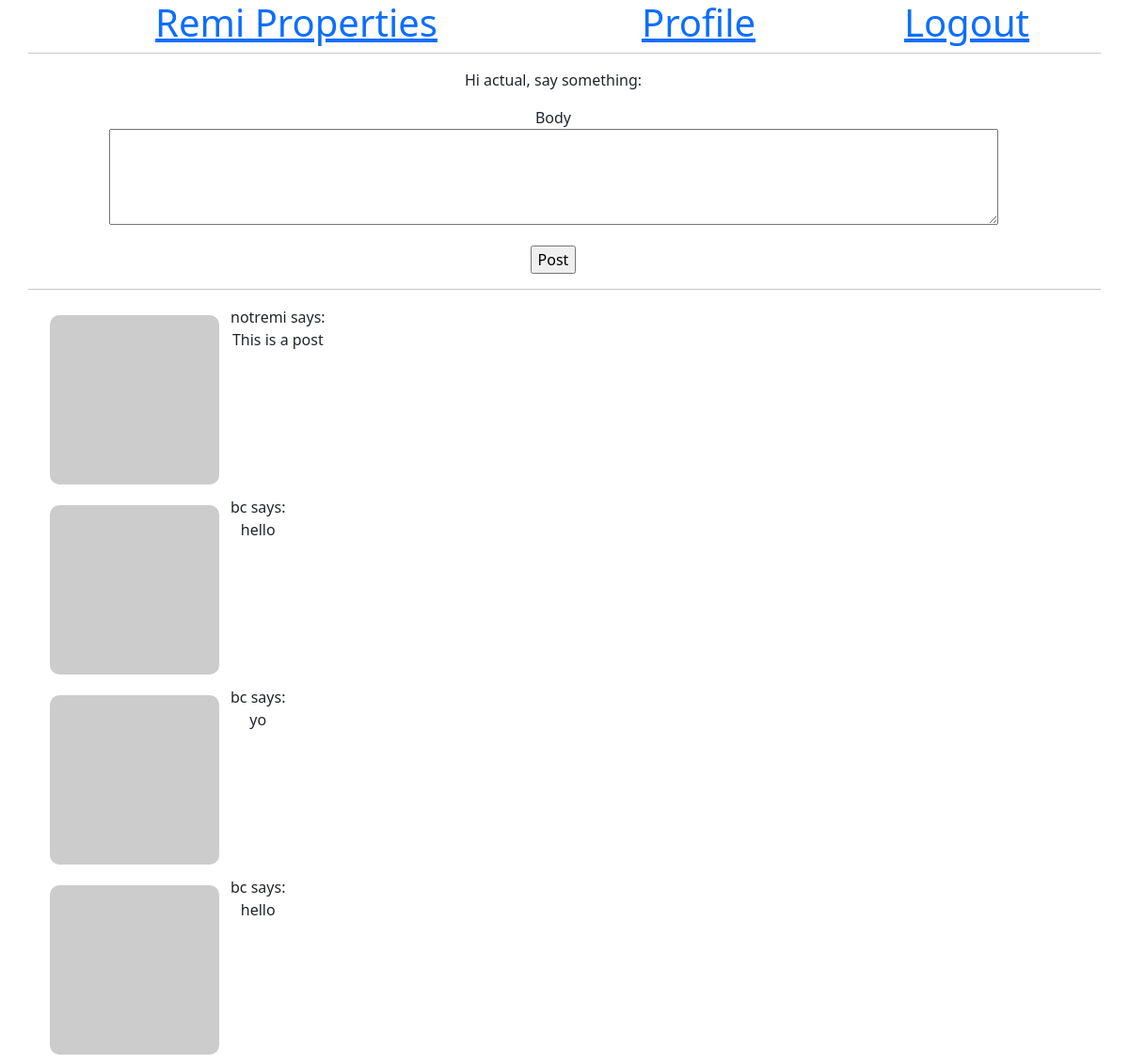
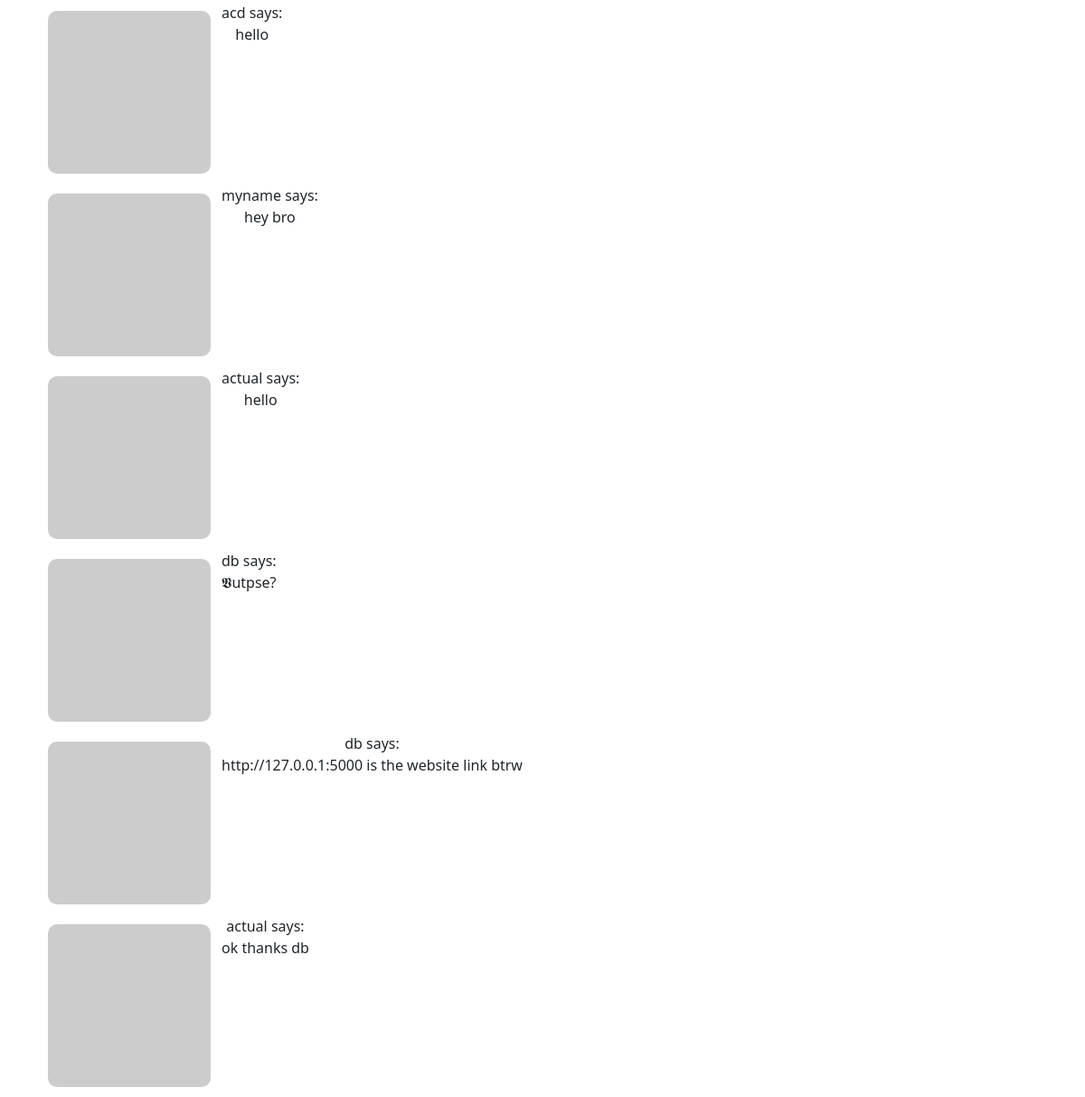
The app's page /home (signed in) with its own data (2 pictures, top to bottom).
### app/models.py (models this page shows, shortened)
class User(UserMixin ,db.Model):
    id = db.Column(db.Integer, primary_key=True)
    username = db.Column(db.String(64), index=True, unique=True)
    email = db.Column(db.String(120), index=True, unique=True)
    password_hash = db.Column(db.String(128))
    posts = db.relationship('Post', backref='author', lazy='dynamic')
    about_me = db.Column(db.String(140))
    last_seen = db.Column(db.DateTime, default=datetime.now)
    def avatar(self, size):
        digest = md5(self.email.lower().encode('utf-8')).hexdigest()
        return f'https://www.gravatar.com/avatar/{digest}?d=monsterid&s={size}'

class Post(db.Model):
    id = db.Column(db.Integer, primary_key=True)
    body = db.Column(db.String(300))
    timestamp = db.Column(db.DateTime, index=True, default=datetime.now)
    user_id = db.Column(db.Integer, db.ForeignKey('user.id'))

### app/routes.py (the view)
@app.route('/index', methods=['GET', 'POST'])
@app.route('/home', methods=['GET', 'POST'])
@login_required
def index():
    form = PostForm()
    if form.validate_on_submit():
        post = Post(body=form.body.data, author=current_user)
        db.session.add(post)
        db.session.commit()
        flash('Your post is live!')
        return redirect(url_for('index'))
    posts = Post.query.all()
    return render_template(
        'index.html',
        title='Home',
        form=form,
        posts=posts)

### app/forms.py
class PostForm(FlaskForm):
    body = TextAreaField('Body', validators=[DataRequired()])
    submit = SubmitField('Post')

### app/models.py (called while the page is built)
@login.user_loader
def load_user(id):
    return User.query.get(int(id))

### app/routes.py (called while the page is built)
@app.before_request
def before_request():
    if current_user.is_authenticated:
        current_user.last_seen = datetime.now()
        db.session.commit()

### app/templates/index.html (shortened to what this page needs)
{% extends "base.html" %}
{% block content %}
<div class="row">
    <div class="col-md-12">
        <p>
            Hi {{ current_user.username }}, say something:
        </p>
        <form action="" method="post" novalidate>
            <p>
                {{ form.body.label }} <br>
                {{ form.body(cols=100, rows=4) }} <br>
            </p>
            <p>
                {{ form.submit() }}
            </p>
        </form>
    </div>
    </div>
    <hr>
    <div class="row index">
        <div class="col-md-12">
            {% for post in posts %}
                {% if post %}
                    <table>
                        <tr valign="top">
                            <td><img src="{{ post.author.avatar(36) }}" alt="user avatar"></td>
                            <td>{{ post.author.username }} says: <br>{{post.body}}</td>
                        </tr>
                    </table>
                {% endif %}
            {% endfor %}
        </div>
    </div>
{% endblock %}

### app/static/css/styles.css (style rules this page uses)
.index img { width: 200px; length: 100px; border-radius: 20px; padding: 10px; }

### records on screen
User: username "actual"
Post: author.username "notremi", body "This is a post"
Post: author.username "bc", body "hello"
Post: author.username "bc", body "yo"
Post: author.username "bc", body "hello"
Post: author.username "acd", body "hello"
Post: author.username "myname", body "hey bro"
Post: author.username "actual", body "hello"
Post: author.username "db", body "𝖁utpse?"
Post: author.username "db", body "http://127.0.0.1:5000 is the website link btrw"
Post: author.username "actual", body "ok thanks db"
